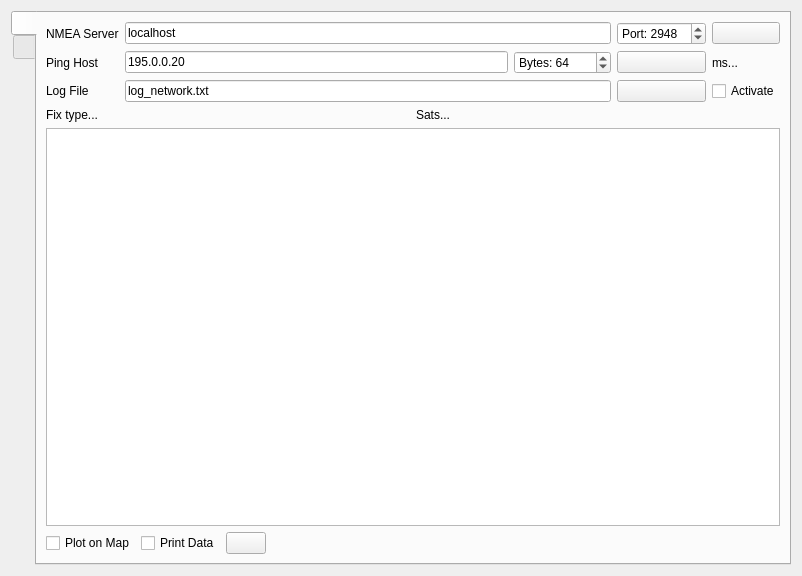
<?xml version="1.0" encoding="UTF-8"?>
<ui version="4.0">
 <class>NetworkLogger</class>
 <widget class="QWidget" name="NetworkLogger">
  <property name="geometry">
   <rect>
    <x>0</x>
    <y>0</y>
    <width>802</width>
    <height>576</height>
   </rect>
  </property>
  <property name="windowTitle">
   <string>Form</string>
  </property>
  <layout class="QVBoxLayout" name="verticalLayout">
   <item>
    <widget class="QTabWidget" name="tabWidget">
     <property name="tabPosition">
      <enum>QTabWidget::West</enum>
     </property>
     <property name="tabShape">
      <enum>QTabWidget::Rounded</enum>
     </property>
     <property name="currentIndex">
      <number>0</number>
     </property>
     <widget class="QWidget" name="tab">
      <attribute name="icon">
       <iconset resource="resources.qrc">
        <normaloff>:/models/Icons/GPS Receiving-96.png</normaloff>:/models/Icons/GPS Receiving-96.png</iconset>
      </attribute>
      <attribute name="title">
       <string/>
      </attribute>
      <attribute name="toolTip">
       <string>Logging</string>
      </attribute>
      <layout class="QVBoxLayout" name="verticalLayout_4">
       <item>
        <layout class="QGridLayout" name="gridLayout">
         <item row="0" column="0">
          <widget class="QLabel" name="label">
           <property name="text">
            <string>NMEA Server</string>
           </property>
          </widget>
         </item>
         <item row="0" column="3">
          <widget class="QSpinBox" name="nmeaServerPortBox">
           <property name="prefix">
            <string>Port: </string>
           </property>
           <property name="maximum">
            <number>65535</number>
           </property>
           <property name="value">
            <number>2948</number>
           </property>
          </widget>
         </item>
         <item row="0" column="4">
          <widget class="QPushButton" name="nmeaServerConnectButton">
           <property name="toolTip">
            <string>Connect</string>
           </property>
           <property name="text">
            <string/>
           </property>
           <property name="icon">
            <iconset resource="resources.qrc">
             <normaloff>:/models/Icons/Connected-96.png</normaloff>:/models/Icons/Connected-96.png</iconset>
           </property>
          </widget>
         </item>
         <item row="1" column="0">
          <widget class="QLabel" name="label_2">
           <property name="text">
            <string>Ping Host</string>
           </property>
          </widget>
         </item>
         <item row="1" column="1">
          <widget class="QLineEdit" name="pingHostEdit">
           <property name="text">
            <string>195.0.0.20</string>
           </property>
          </widget>
         </item>
         <item row="2" column="3">
          <widget class="QPushButton" name="logFileChooseButton">
           <property name="toolTip">
            <string>Choose...</string>
           </property>
           <property name="text">
            <string/>
           </property>
           <property name="icon">
            <iconset resource="resources.qrc">
             <normaloff>:/models/Icons/Open Folder-96.png</normaloff>:/models/Icons/Open Folder-96.png</iconset>
           </property>
          </widget>
         </item>
         <item row="2" column="0">
          <widget class="QLabel" name="label_3">
           <property name="text">
            <string>Log File</string>
           </property>
          </widget>
         </item>
         <item row="2" column="4">
          <widget class="QCheckBox" name="logFileActiveBox">
           <property name="text">
            <string>Activate</string>
           </property>
          </widget>
         </item>
         <item row="1" column="3">
          <widget class="QPushButton" name="pingTestButton">
           <property name="toolTip">
            <string>Test ping</string>
           </property>
           <property name="text">
            <string/>
           </property>
           <property name="icon">
            <iconset resource="resources.qrc">
             <normaloff>:/models/Icons/Ping Pong-96.png</normaloff>:/models/Icons/Ping Pong-96.png</iconset>
           </property>
          </widget>
         </item>
         <item row="1" column="4">
          <widget class="QLabel" name="pingMsLabel">
           <property name="text">
            <string>ms...</string>
           </property>
          </widget>
         </item>
         <item row="1" column="2">
          <widget class="QSpinBox" name="pingLenBox">
           <property name="prefix">
            <string>Bytes: </string>
           </property>
           <property name="minimum">
            <number>8</number>
           </property>
           <property name="maximum">
            <number>65476</number>
           </property>
           <property name="value">
            <number>64</number>
           </property>
          </widget>
         </item>
         <item row="0" column="1" colspan="2">
          <widget class="QLineEdit" name="nmeaServerEdit">
           <property name="text">
            <string>localhost</string>
           </property>
          </widget>
         </item>
         <item row="2" column="1" colspan="2">
          <widget class="QLineEdit" name="logFileEdit">
           <property name="text">
            <string>log_network.txt</string>
           </property>
          </widget>
         </item>
        </layout>
       </item>
       <item>
        <layout class="QHBoxLayout" name="horizontalLayout_3">
         <item>
          <widget class="QLabel" name="nmeaFixTypeLabel">
           <property name="text">
            <string>Fix type...</string>
           </property>
          </widget>
         </item>
         <item>
          <widget class="QLabel" name="nmeaSatsLabel">
           <property name="text">
            <string>Sats...</string>
           </property>
          </widget>
         </item>
        </layout>
       </item>
       <item>
        <widget class="QTextBrowser" name="logBrowser"/>
       </item>
       <item>
        <layout class="QHBoxLayout" name="horizontalLayout_10">
         <item>
          <widget class="QCheckBox" name="plotMapBox">
           <property name="text">
            <string>Plot on Map</string>
           </property>
          </widget>
         </item>
         <item>
          <widget class="QCheckBox" name="logPrintBox">
           <property name="text">
            <string>Print Data</string>
           </property>
          </widget>
         </item>
         <item>
          <widget class="QPushButton" name="logClearButton">
           <property name="toolTip">
            <string>Clear print</string>
           </property>
           <property name="text">
            <string/>
           </property>
           <property name="icon">
            <iconset resource="resources.qrc">
             <normaloff>:/models/Icons/Delete2-96.png</normaloff>:/models/Icons/Delete2-96.png</iconset>
           </property>
          </widget>
         </item>
         <item>
          <spacer name="horizontalSpacer_2">
           <property name="orientation">
            <enum>Qt::Horizontal</enum>
           </property>
           <property name="sizeHint" stdset="0">
            <size>
             <width>40</width>
             <height>20</height>
            </size>
           </property>
          </spacer>
         </item>
        </layout>
       </item>
      </layout>
     </widget>
     <widget class="QWidget" name="tab_3">
      <attribute name="icon">
       <iconset resource="resources.qrc">
        <normaloff>:/models/Icons/Polyline-96.png</normaloff>:/models/Icons/Polyline-96.png</iconset>
      </attribute>
      <attribute name="title">
       <string/>
      </attribute>
      <attribute name="toolTip">
       <string>Analyze</string>
      </attribute>
      <layout class="QVBoxLayout" name="verticalLayout_2">
       <item>
        <layout class="QHBoxLayout" name="horizontalLayout">
         <item>
          <widget class="QLabel" name="label_4">
           <property name="text">
            <string>Load Log</string>
           </property>
          </widget>
         </item>
         <item>
          <widget class="QLineEdit" name="statLogLoadEdit"/>
         </item>
         <item>
          <widget class="QPushButton" name="statLogChooseButton">
           <property name="toolTip">
            <string>Choose...</string>
           </property>
           <property name="text">
            <string/>
           </property>
           <property name="icon">
            <iconset resource="resources.qrc">
             <normaloff>:/models/Icons/Open Folder-96.png</normaloff>:/models/Icons/Open Folder-96.png</iconset>
           </property>
          </widget>
         </item>
         <item>
          <widget class="QPushButton" name="statLogOpenButton">
           <property name="toolTip">
            <string>Process</string>
           </property>
           <property name="text">
            <string/>
           </property>
           <property name="icon">
            <iconset resource="resources.qrc">
             <normaloff>:/models/Icons/Process-96.png</normaloff>:/models/Icons/Process-96.png</iconset>
           </property>
          </widget>
         </item>
         <item>
          <widget class="QCheckBox" name="statLogZeroEnuBox">
           <property name="text">
            <string>Zero ENU</string>
           </property>
           <property name="checked">
            <bool>true</bool>
           </property>
          </widget>
         </item>
        </layout>
       </item>
       <item>
        <widget class="QTabWidget" name="tabWidget_2">
         <property name="tabPosition">
          <enum>QTabWidget::West</enum>
         </property>
         <property name="tabShape">
          <enum>QTabWidget::Triangular</enum>
         </property>
         <property name="currentIndex">
          <number>0</number>
         </property>
         <widget class="QWidget" name="tab_2">
          <attribute name="icon">
           <iconset resource="resources.qrc">
            <normaloff>:/models/Icons/Align Justify-96.png</normaloff>:/models/Icons/Align Justify-96.png</iconset>
          </attribute>
          <attribute name="title">
           <string/>
          </attribute>
          <attribute name="toolTip">
           <string>Stats</string>
          </attribute>
          <layout class="QVBoxLayout" name="verticalLayout_5">
           <item>
            <widget class="QTextBrowser" name="statBrowser">
             <property name="font">
              <font>
               <family>Monospace</family>
              </font>
             </property>
            </widget>
           </item>
          </layout>
         </widget>
         <widget class="QWidget" name="tab_4">
          <attribute name="icon">
           <iconset resource="resources.qrc">
            <normaloff>:/models/Icons/Bar Chart-96.png</normaloff>:/models/Icons/Bar Chart-96.png</iconset>
          </attribute>
          <attribute name="title">
           <string/>
          </attribute>
          <attribute name="toolTip">
           <string>Histogram</string>
          </attribute>
          <layout class="QVBoxLayout" name="verticalLayout_3">
           <item>
            <widget class="QCustomPlot" name="statHistogramPlot" native="true">
             <property name="sizePolicy">
              <sizepolicy hsizetype="Preferred" vsizetype="MinimumExpanding">
               <horstretch>0</horstretch>
               <verstretch>0</verstretch>
              </sizepolicy>
             </property>
            </widget>
           </item>
           <item>
            <layout class="QHBoxLayout" name="horizontalLayout_2">
             <item>
              <widget class="QSpinBox" name="statHistBinsBox">
               <property name="prefix">
                <string>Bins: </string>
               </property>
               <property name="minimum">
                <number>1</number>
               </property>
               <property name="maximum">
                <number>5000</number>
               </property>
               <property name="value">
                <number>100</number>
               </property>
              </widget>
             </item>
             <item>
              <widget class="QPushButton" name="statHistRescaleButton">
               <property name="text">
                <string>Rescale</string>
               </property>
              </widget>
             </item>
             <item>
              <spacer name="horizontalSpacer">
               <property name="orientation">
                <enum>Qt::Horizontal</enum>
               </property>
               <property name="sizeHint" stdset="0">
                <size>
                 <width>40</width>
                 <height>20</height>
                </size>
               </property>
              </spacer>
             </item>
            </layout>
           </item>
          </layout>
         </widget>
        </widget>
       </item>
      </layout>
     </widget>
    </widget>
   </item>
  </layout>
 </widget>
 <customwidgets>
  <customwidget>
   <class>QCustomPlot</class>
   <extends>QWidget</extends>
   <header>qcustomplot.h</header>
   <container>1</container>
  </customwidget>
 </customwidgets>
 <resources>
  <include location="resources.qrc"/>
 </resources>
 <connections/>
</ui>
